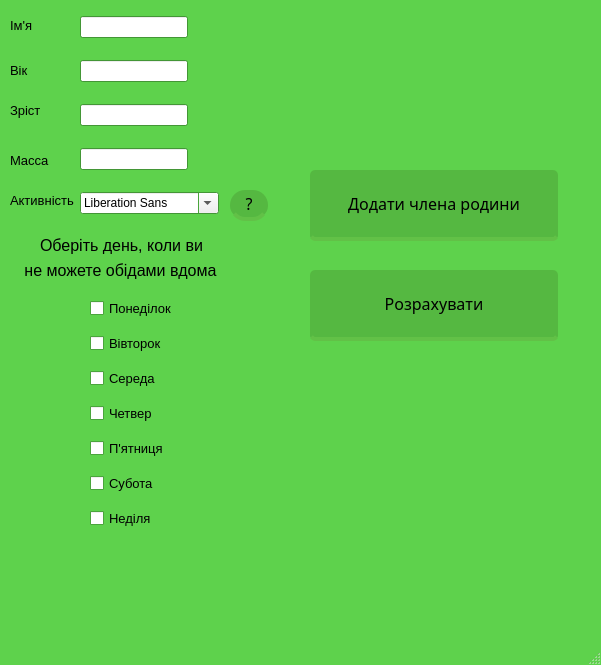
<?xml version="1.0" encoding="UTF-8"?>
<ui version="4.0">
 <class>MainWindow</class>
 <widget class="QMainWindow" name="MainWindow">
  <property name="geometry">
   <rect>
    <x>0</x>
    <y>0</y>
    <width>601</width>
    <height>665</height>
   </rect>
  </property>
  <property name="sizePolicy">
   <sizepolicy hsizetype="Fixed" vsizetype="Fixed">
    <horstretch>0</horstretch>
    <verstretch>0</verstretch>
   </sizepolicy>
  </property>
  <property name="maximumSize">
   <size>
    <width>2000</width>
    <height>1000</height>
   </size>
  </property>
  <property name="palette">
   <palette>
    <active>
     <colorrole role="Base">
      <brush brushstyle="SolidPattern">
       <color alpha="255">
        <red>255</red>
        <green>255</green>
        <blue>255</blue>
       </color>
      </brush>
     </colorrole>
     <colorrole role="Window">
      <brush brushstyle="SolidPattern">
       <color alpha="255">
        <red>94</red>
        <green>210</green>
        <blue>76</blue>
       </color>
      </brush>
     </colorrole>
    </active>
    <inactive>
     <colorrole role="Base">
      <brush brushstyle="SolidPattern">
       <color alpha="255">
        <red>255</red>
        <green>255</green>
        <blue>255</blue>
       </color>
      </brush>
     </colorrole>
     <colorrole role="Window">
      <brush brushstyle="SolidPattern">
       <color alpha="255">
        <red>94</red>
        <green>210</green>
        <blue>76</blue>
       </color>
      </brush>
     </colorrole>
    </inactive>
    <disabled>
     <colorrole role="Base">
      <brush brushstyle="SolidPattern">
       <color alpha="255">
        <red>94</red>
        <green>210</green>
        <blue>76</blue>
       </color>
      </brush>
     </colorrole>
     <colorrole role="Window">
      <brush brushstyle="SolidPattern">
       <color alpha="255">
        <red>94</red>
        <green>210</green>
        <blue>76</blue>
       </color>
      </brush>
     </colorrole>
    </disabled>
   </palette>
  </property>
  <property name="windowTitle">
   <string>MainWindow</string>
  </property>
  <widget class="QWidget" name="centralwidget">
   <widget class="QWidget" name="verticalLayoutWidget_8">
    <property name="geometry">
     <rect>
      <x>90</x>
      <y>290</y>
      <width>131</width>
      <height>247</height>
     </rect>
    </property>
    <layout class="QVBoxLayout" name="verticalLayout_8">
     <item>
      <widget class="QCheckBox" name="monday">
       <property name="font">
        <font>
         <pointsize>10</pointsize>
        </font>
       </property>
       <property name="text">
        <string>Понеділок</string>
       </property>
      </widget>
     </item>
     <item>
      <widget class="QCheckBox" name="tuesday">
       <property name="font">
        <font>
         <pointsize>10</pointsize>
        </font>
       </property>
       <property name="text">
        <string>Вівторок</string>
       </property>
      </widget>
     </item>
     <item>
      <widget class="QCheckBox" name="wednesday">
       <property name="font">
        <font>
         <pointsize>10</pointsize>
        </font>
       </property>
       <property name="text">
        <string>Середа</string>
       </property>
      </widget>
     </item>
     <item>
      <widget class="QCheckBox" name="thursday">
       <property name="font">
        <font>
         <pointsize>10</pointsize>
        </font>
       </property>
       <property name="text">
        <string>Четвер</string>
       </property>
      </widget>
     </item>
     <item>
      <widget class="QCheckBox" name="friday">
       <property name="font">
        <font>
         <pointsize>10</pointsize>
        </font>
       </property>
       <property name="text">
        <string>П'ятниця</string>
       </property>
      </widget>
     </item>
     <item>
      <widget class="QCheckBox" name="saturday">
       <property name="font">
        <font>
         <pointsize>10</pointsize>
        </font>
       </property>
       <property name="text">
        <string>Субота</string>
       </property>
      </widget>
     </item>
     <item>
      <widget class="QCheckBox" name="sunday">
       <property name="font">
        <font>
         <pointsize>10</pointsize>
        </font>
       </property>
       <property name="text">
        <string>Неділя</string>
       </property>
      </widget>
     </item>
    </layout>
   </widget>
   <widget class="QPushButton" name="calculate">
    <property name="geometry">
     <rect>
      <x>310</x>
      <y>270</y>
      <width>251</width>
      <height>71</height>
     </rect>
    </property>
    <property name="font">
     <font>
      <family>Roboto Slab</family>
      <pointsize>12</pointsize>
     </font>
    </property>
    <property name="styleSheet">
     <string notr="true">float:right;
margin-right: 3%;
margin top: 5px;
border-radius:5px;
-moz-border-radius:5px;
webkit-border-radius:5px;
padding:5px 9px;
font-size: 1.2em;
background-color:rgba(85, 184, 65,1);
text-shadow: #454545 0 0 2px;
border-bottom: 4px solid rgba(98, 193, 71, 1);
color:black;
font-family: 'Roboto Slab', senif;</string>
    </property>
    <property name="text">
     <string>Розрахувати</string>
    </property>
   </widget>
   <widget class="QLabel" name="label_7">
    <property name="geometry">
     <rect>
      <x>10</x>
      <y>10</y>
      <width>71</width>
      <height>31</height>
     </rect>
    </property>
    <property name="font">
     <font>
      <pointsize>10</pointsize>
     </font>
    </property>
    <property name="text">
     <string>Ім'я</string>
    </property>
   </widget>
   <widget class="QLabel" name="label">
    <property name="geometry">
     <rect>
      <x>10</x>
      <y>60</y>
      <width>67</width>
      <height>20</height>
     </rect>
    </property>
    <property name="font">
     <font>
      <pointsize>10</pointsize>
     </font>
    </property>
    <property name="text">
     <string>Вік</string>
    </property>
   </widget>
   <widget class="QLabel" name="label_3">
    <property name="geometry">
     <rect>
      <x>10</x>
      <y>100</y>
      <width>67</width>
      <height>20</height>
     </rect>
    </property>
    <property name="font">
     <font>
      <pointsize>10</pointsize>
     </font>
    </property>
    <property name="text">
     <string>Зріст</string>
    </property>
   </widget>
   <widget class="QLabel" name="label_4">
    <property name="geometry">
     <rect>
      <x>10</x>
      <y>150</y>
      <width>67</width>
      <height>21</height>
     </rect>
    </property>
    <property name="font">
     <font>
      <pointsize>10</pointsize>
     </font>
    </property>
    <property name="text">
     <string>Масса</string>
    </property>
   </widget>
   <widget class="QLabel" name="label_5">
    <property name="geometry">
     <rect>
      <x>10</x>
      <y>190</y>
      <width>67</width>
      <height>21</height>
     </rect>
    </property>
    <property name="font">
     <font>
      <pointsize>10</pointsize>
     </font>
    </property>
    <property name="text">
     <string>Активність</string>
    </property>
   </widget>
   <widget class="QLabel" name="label_2">
    <property name="geometry">
     <rect>
      <x>40</x>
      <y>230</y>
      <width>221</width>
      <height>31</height>
     </rect>
    </property>
    <property name="font">
     <font>
      <pointsize>12</pointsize>
     </font>
    </property>
    <property name="text">
     <string>Оберіть день, коли ви</string>
    </property>
   </widget>
   <widget class="QWidget" name="layoutWidget">
    <property name="geometry">
     <rect>
      <x>80</x>
      <y>0</y>
      <width>139</width>
      <height>231</height>
     </rect>
    </property>
    <layout class="QVBoxLayout" name="verticalLayout_2">
     <item>
      <widget class="QLineEdit" name="name">
       <property name="sizePolicy">
        <sizepolicy hsizetype="Fixed" vsizetype="Fixed">
         <horstretch>0</horstretch>
         <verstretch>0</verstretch>
        </sizepolicy>
       </property>
      </widget>
     </item>
     <item>
      <widget class="QLineEdit" name="age">
       <property name="sizePolicy">
        <sizepolicy hsizetype="Fixed" vsizetype="Fixed">
         <horstretch>0</horstretch>
         <verstretch>0</verstretch>
        </sizepolicy>
       </property>
      </widget>
     </item>
     <item>
      <widget class="QLineEdit" name="height">
       <property name="sizePolicy">
        <sizepolicy hsizetype="Fixed" vsizetype="Fixed">
         <horstretch>0</horstretch>
         <verstretch>0</verstretch>
        </sizepolicy>
       </property>
      </widget>
     </item>
     <item>
      <widget class="QLineEdit" name="weight">
       <property name="sizePolicy">
        <sizepolicy hsizetype="Fixed" vsizetype="Fixed">
         <horstretch>0</horstretch>
         <verstretch>0</verstretch>
        </sizepolicy>
       </property>
      </widget>
     </item>
     <item>
      <widget class="QFontComboBox" name="activity">
       <property name="sizePolicy">
        <sizepolicy hsizetype="Ignored" vsizetype="Fixed">
         <horstretch>0</horstretch>
         <verstretch>0</verstretch>
        </sizepolicy>
       </property>
      </widget>
     </item>
    </layout>
   </widget>
   <widget class="QPushButton" name="add">
    <property name="geometry">
     <rect>
      <x>310</x>
      <y>170</y>
      <width>251</width>
      <height>71</height>
     </rect>
    </property>
    <property name="font">
     <font>
      <family>Roboto Slab</family>
      <pointsize>12</pointsize>
     </font>
    </property>
    <property name="styleSheet">
     <string notr="true">float:right;
margin-right: 3%;
margin top: 5px;
border-radius:5px;
-moz-border-radius:5px;
webkit-border-radius:5px;
padding:5px 9px;
font-size: 1.2em;
background-color:rgba(85, 184, 65,1);
text-shadow: #454545 0 0 2px;
border-bottom: 4px solid rgba(98, 193, 71, 1);
color:black;
font-family: 'Roboto Slab', senif;</string>
    </property>
    <property name="text">
     <string>Додати члена родини</string>
    </property>
   </widget>
   <widget class="QPushButton" name="help">
    <property name="geometry">
     <rect>
      <x>230</x>
      <y>190</y>
      <width>41</width>
      <height>31</height>
     </rect>
    </property>
    <property name="font">
     <font>
      <family>Roboto Slab</family>
      <pointsize>12</pointsize>
     </font>
    </property>
    <property name="styleSheet">
     <string notr="true">float:right;
margin-right: 3%;
margin top: 5px;
border-radius:15px;
-moz-border-radius:5px;
webkit-border-radius:5px;
padding:5px 9px;
font-size: 1.2em;
background-color:rgba(85, 184, 65,1);
text-shadow: #454545 0 0 2px;
border-bottom: 4px solid rgba(98, 193, 71, 1);
color:black;
font-family: 'Roboto Slab', senif;</string>
    </property>
    <property name="text">
     <string>?</string>
    </property>
   </widget>
   <widget class="QLabel" name="label_6">
    <property name="geometry">
     <rect>
      <x>20</x>
      <y>260</y>
      <width>251</width>
      <height>21</height>
     </rect>
    </property>
    <property name="font">
     <font>
      <pointsize>12</pointsize>
      <weight>50</weight>
      <italic>false</italic>
      <bold>false</bold>
      <underline>false</underline>
      <strikeout>false</strikeout>
      <kerning>true</kerning>
     </font>
    </property>
    <property name="text">
     <string> не можете обідами вдома</string>
    </property>
   </widget>
  </widget>
  <widget class="QMenuBar" name="menubar">
   <property name="geometry">
    <rect>
     <x>0</x>
     <y>0</y>
     <width>601</width>
     <height>26</height>
    </rect>
   </property>
  </widget>
  <widget class="QStatusBar" name="statusbar"/>
 </widget>
 <resources/>
 <connections/>
</ui>
